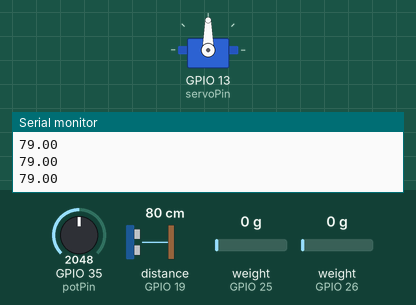
This sketch was run on a simulated ESP32. Shown: servo, the last lines printed to the serial monitor. Wiring (inferred from the names in the program): ultrasonic range finder: trigger GPIO 18; echo GPIO 19. Inputs (shaded band) come from the test bench; at power-on: distance to the obstacle (sensor on GPIO 19) 80 cm, GPIO 35 (potPin) = 2048, weight on the scale (sensors on GPIO 25, GPIO 26) 0 g. The echo pulse lasts 58.3 µs per cm; WiFi joins after 1.5 s; servers stay silent unless stated.

Above: at 5.7 s.
5.8 s: distance to the obstacle (sensor on GPIO 19) set to 21 cm
8.8 s: distance to the obstacle (sensor on GPIO 19) set to 17 cm
10.3 s: distance to the obstacle (sensor on GPIO 19) set to 4 cm
At 13.2 s:
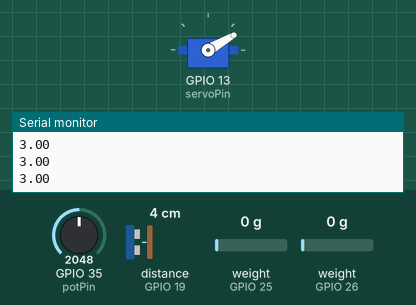
13.3 s: distance to the obstacle (sensor on GPIO 19) set to 2 cm
Timing chart, 0 to 17.3 s (numbered marks = the images above; inputs shaded):
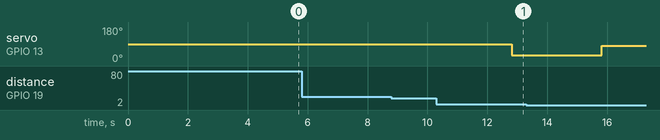

The sketch:

TrashCollecter.ino
```cpp
#include <ESP32Servo.h>
#include "HX711.h"
#include <WiFi.h>
#include <HTTPClient.h>

// WiFi credentials (replace with your own if needed)
const char* ssid = "YOUR_WIFI_SSID";
const char* password = "YOUR_WIFI_PASSWORD";

// Server endpoint (replace with your actual backend URL)
const char* serverURL = "http://YOUR_SERVER_IP:PORT/api/smart-bins/record";

Servo servo1;

// Load cell pins for dry bin
#define LOADCELL_DRY_DOUT_PIN 25
#define LOADCELL_DRY_SCK_PIN 2

// Load cell pins for wet bin
#define LOADCELL_WET_DOUT_PIN 26
#define LOADCELL_WET_SCK_PIN 14

// Ultrasonic sensor for waste inlet
const int trigPin = 18;
const int echoPin = 19;

// Ultrasonic sensor for dry bin
const int trigDry = 16;
const int echoDry = 17;

// Ultrasonic sensor for wet bin
const int trigWet = 12;
const int echoWet = 4;

// Moisture sensor (analog pin)
const int potPin = 35;

// Servo motor pin
const int servoPin = 13;

// Constants
int maxDryValue = 35;     // Moisture threshold
int Ultra_Distance = 18;  // Detection threshold for waste
int maxLevel = 20;        // Bin full threshold (distance in cm)

HX711 scaleDry;
HX711 scaleWet;

float weightDry = 0;
float weightWet = 0;

void setup() {
  Serial.begin(9600);
  delay(1000);

  // Connect to WiFi
  WiFi.begin(ssid, password);
  Serial.print("Connecting to WiFi");
  while (WiFi.status() != WL_CONNECTED) {
    delay(500);
    Serial.print(".");
  }
  Serial.println(" connected");

  // Ultrasonic pins setup
  pinMode(trigPin, OUTPUT);
  pinMode(echoPin, INPUT);
  pinMode(trigDry, OUTPUT);
  pinMode(echoDry, INPUT);
  pinMode(trigWet, OUTPUT);
  pinMode(echoWet, INPUT);

  // Servo motor initialization
  servo1.setPeriodHertz(50);
  servo1.attach(servoPin, 500, 2400);  // Servo pulse range

  // Initialize load cells
  scaleDry.begin(LOADCELL_DRY_DOUT_PIN, LOADCELL_DRY_SCK_PIN);
  scaleDry.set_scale(2230.0);  // Calibrate based on actual hardware
  scaleDry.tare();

  scaleWet.begin(LOADCELL_WET_DOUT_PIN, LOADCELL_WET_SCK_PIN);
  scaleWet.set_scale(2230.0);  // Calibrate based on actual hardware
  scaleWet.tare();

  Serial.println("Smart Bin System Initialized");
  Serial.println("Humidity  Weight(g)");
}

// Reads distance using ultrasonic sensor (timeout 30ms)
long readUltrasonic(int trig, int echo) {
  digitalWrite(trig, LOW);
  delayMicroseconds(2);
  digitalWrite(trig, HIGH);
  delayMicroseconds(10);
  digitalWrite(trig, LOW);
  return pulseIn(echo, HIGH, 30000) * 0.034 / 2;  // Convert time to distance (cm)
}

// Check if waste is present using inlet ultrasonic sensor
bool isWastePresent() {
  int validCount = 0;
  for (int i = 0; i < 10; i++) {
    float d = readUltrasonic(trigPin, echoPin);
    Serial.println(d);
    if (d < Ultra_Distance && d > 1) {
      validCount++;
    }
    delay(100);
  }
  return validCount >= 8;  // At least 8 detections out of 10
}

// Send data to backend server via HTTP POST
void sendData(const String& type, float weight, float currentWeight, const String& binId, bool isFull) {
  if (WiFi.status() == WL_CONNECTED) {
    HTTPClient http;
    http.begin(serverURL);
    http.addHeader("Content-Type", "application/json");

    String payload = "{";
    payload += "\"type\":\"" + type + "\",";
    payload += "\"weight\":" + String(weight, 1) + ",";
    payload += "\"currentWeight\":" + String(currentWeight, 1) + ",";
    payload += "\"binId\":\"" + binId + "\",";
    payload += "\"isFull\":" + String(isFull ? "true" : "false");
    payload += "}";

    int httpResponseCode = http.POST(payload);

    if (httpResponseCode > 0) {
      String response = http.getString();
      Serial.print("HTTP Response code: ");
      Serial.println(httpResponseCode);
      Serial.println("Response body: " + response);
    } else {
      Serial.print("Error on sending POST: ");
      Serial.println(httpResponseCode);
    }

    http.end();
  } else {
    Serial.println("WiFi Disconnected");
  }
}

void loop() {
  float soil = 0;
  float fsoil = 0;
  float itemWeight = 0;
  bool isFull = false;

  if (isWastePresent()) {
    // 1. Read weights before insertion
    float dryBefore = scaleDry.get_units(5);
    float wetBefore = scaleWet.get_units(5);
    if (dryBefore < 0) dryBefore = 0;
    if (wetBefore < 0) wetBefore = 0;

    // 2. Average 3 readings from moisture sensor
    for (int i = 0; i < 3; i++) {
      soil = analogRead(potPin);
      soil = constrain(soil, 1800, 3700);
      fsoil += map(soil, 1800, 3700, 100, 0);
      delay(75);
    }
    fsoil /= 3;

    // 3. Waste classification & servo actuation
    if (fsoil > maxDryValue) {
      // Wet waste
      servo1.write(30);
      delay(3000);
      servo1.write(80);
      delay(3000);

      float wetAfter = scaleWet.get_units(5);
      if (wetAfter < 0) wetAfter = 0;
      itemWeight = wetAfter - wetBefore;

      float wetLevel = readUltrasonic(trigWet, echoWet);
      Serial.println(wetLevel);
      if (wetLevel < maxLevel && wetLevel > 0) {
        isFull = true;
        Serial.println("Wet bin is FULL!");
      }

      sendData("wet", itemWeight, wetAfter, "bin001", isFull);

      float dryNow = scaleDry.get_units(5);
      if (dryNow < 0) dryNow = 0;

      Serial.printf("  %.1f%%     Dry: %.1fg   Wet: %.1fg\n", fsoil, dryNow, wetAfter);

    } else {
      // Dry waste
      servo1.write(130);
      delay(3000);
      servo1.write(80);
      delay(3000);

      float dryAfter = scaleDry.get_units(5);
      if (dryAfter < 0) dryAfter = 0;
      itemWeight = dryAfter - dryBefore;

      float dryLevel = readUltrasonic(trigDry, echoDry);
      Serial.println(dryLevel);
      if (dryLevel < maxLevel && dryLevel > 0) {
        isFull = true;
        Serial.println("Dry bin is FULL!");
      }

      sendData("dry", itemWeight, dryAfter, "bin002", isFull);

      float wetNow = scaleWet.get_units(5);
      if (wetNow < 0) wetNow = 0;

      Serial.printf("  %.1f%%     Dry: %.1fg   Wet: %.1fg\n", fsoil, dryAfter, wetNow);
    }
  }

  delay(1000);  // Check every second
}
```
